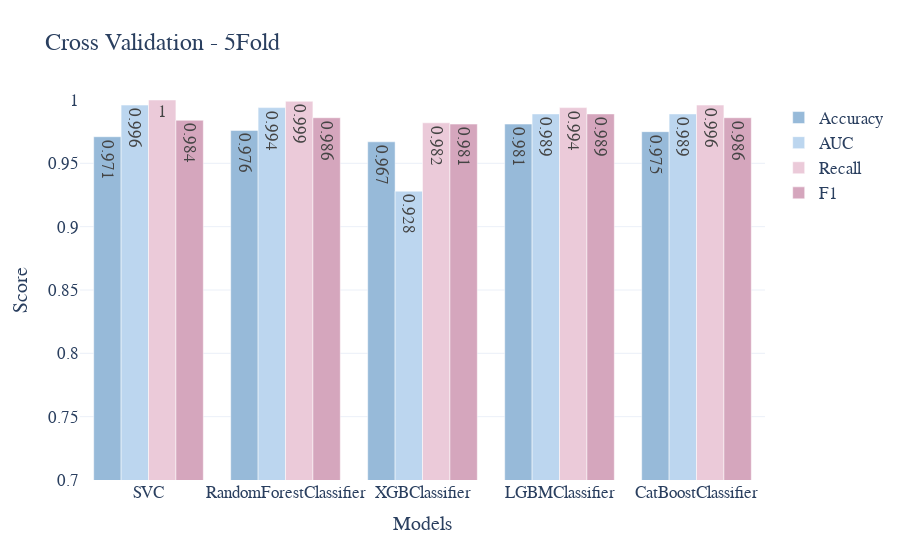

Notebook code cell kept with this figure:
### Code cell
plot_model_score(model_names, cv_metrics_dict, 'Cross Validation - 5Fold')

### Figure 1 — Plotly figure (JSON) as saved in the notebook; plotly's stock layout.template omitted (floating-point values rounded to 4 significant figures)
{"data": [{"marker": {"color": "#97bad9"}, "name": "Accuracy", "text": [0.971, 0.976, 0.967, 0.981, 0.975], "type": "bar", "x": ["SVC", "RandomForestClassifier", "XGBClassifier", "LGBMClassifier", "CatBoostClassifier"], "y": [0.971, 0.976, 0.967, 0.981, 0.975]}, {"marker": {"color": "#bcd6ef"}, "name": "AUC", "text": [0.996, 0.994, 0.928, 0.989, 0.989], "type": "bar", "x": ["SVC", "RandomForestClassifier", "XGBClassifier", "LGBMClassifier", "CatBoostClassifier"], "y": [0.996, 0.994, 0.928, 0.989, 0.989]}, {"marker": {"color": "#ebcad9"}, "name": "Recall", "text": [1, 0.999, 0.982, 0.994, 0.996], "type": "bar", "x": ["SVC", "RandomForestClassifier", "XGBClassifier", "LGBMClassifier", "CatBoostClassifier"], "y": [1, 0.999, 0.982, 0.994, 0.996]}, {"marker": {"color": "#d5a6bd"}, "name": "F1", "text": [0.984, 0.986, 0.981, 0.989, 0.986], "type": "bar", "x": ["SVC", "RandomForestClassifier", "XGBClassifier", "LGBMClassifier", "CatBoostClassifier"], "y": [0.984, 0.986, 0.981, 0.989, 0.986]}], "layout": {"font": {"family": "Franklin Gothic", "size": 17}, "title": {"text": "Cross Validation - 5Fold"}, "xaxis": {"title": {"text": "Models"}}, "yaxis": {"range": [0.7, 1], "title": {"text": "Score"}}}}
